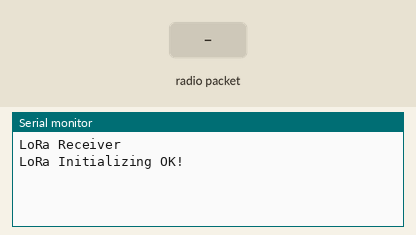
A sketch run on a simulated Arduino Uno, built with avr-gcc and run on an emulated ATmega328P. Shown: the last lines printed to the serial monitor. The test bench sets the inputs (shaded band). No radio packets arrive unless stated.

Above: at 1.2 s.
1.3 s: radio packet "1" arrives
At 2.2 s:
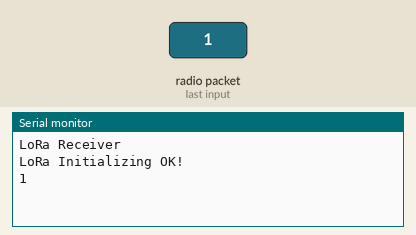
2.8 s: radio packet "0" arrives
At 3.3 s:
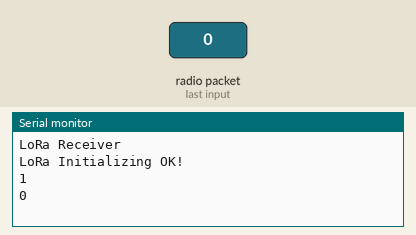
4.3 s: radio packet "2" arrives
At 5.7 s:
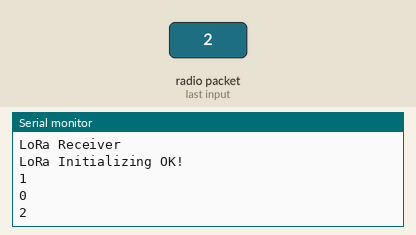

Measured:
- after the input at 1.3 s, the serial monitor: prints a new line at once (image 1)
- after the input at 2.8 s, the serial monitor: prints a new line at once (image 2)
- after the input at 4.3 s, the serial monitor: prints a new line at once (image 3)

The sketch:

paket_ontvanngen.ino
```cpp
#include <SPI.h>
#include <LoRa.h>

// Define the pins used by the transceiver module
#define ss 10   // RFM95 NSS
#define rst 9   // RFM95 RFM_RST
#define dio0 2  // RFM95 DIO5

void setup() {
  // Initialize Serial Monitor
  Serial.begin(9600);
  while (!Serial);
  Serial.println("LoRa Receiver");

  // Setup LoRa transceiver module
  LoRa.setPins(ss, rst, dio0);

  // Replace the LoRa.begin(---E-) argument with your location's frequency
  // 433E6 for Asia
  // 866E6 for Europe
  // 915E6 for North America
  // 865E6 -867E6 For India
  while (!LoRa.begin(866E6)) {
    Serial.print(".");
    delay(500);
  }

  // Change sync word (0xF3) to match the transmitter
  LoRa.setSyncWord(0xF3);
  Serial.println("LoRa Initializing OK!");
}

void loop() {
  // Try to parse packet
  int packetSize = LoRa.parsePacket();
  if (packetSize) {
    // Received a packet
     // Read packet
    while (LoRa.available()) {
      Serial.print((char)LoRa.read());
    }
    Serial.println();


  }
}
```
